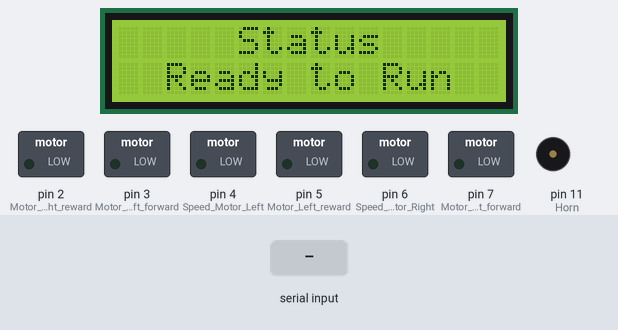
Simulated run of this sketch. Board: Arduino Uno, built with avr-gcc and run on an emulated ATmega328P. Parts: 16×2 character LCD, switched loads named in the sketch (green lamp = pin HIGH), buzzer (waves = sounding, pin HIGH). The inputs (shaded band) are chosen by the test bench. What the sketch prints to the serial monitor is not drawn.

Above: at 1.2 s.
1.3 s: "F" received over the second serial link
At 1.6 s:
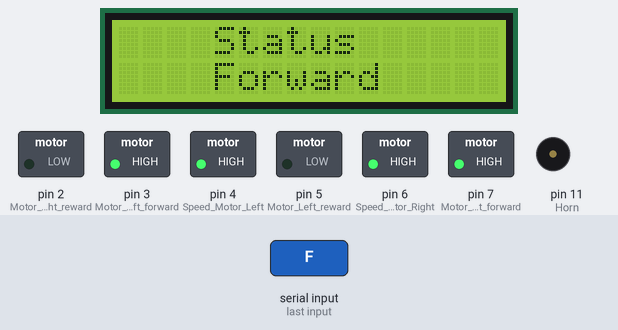
2.8 s: "B" received over the second serial link
At 3.9 s:
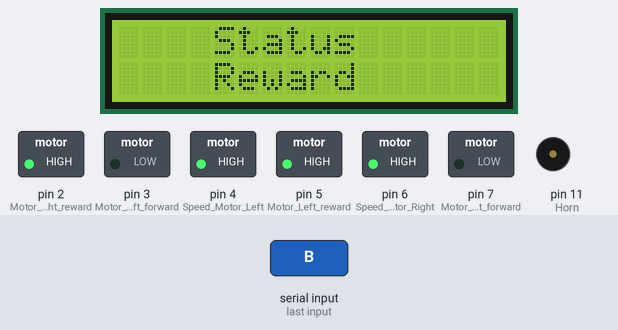
4.3 s: "I" received over the second serial link
At 5.1 s:
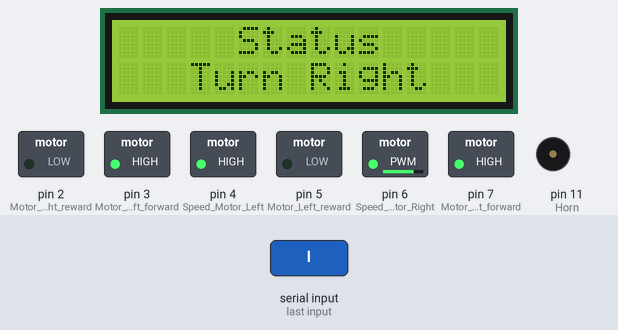
5.8 s: "R" received over the second serial link
At 6.2 s:
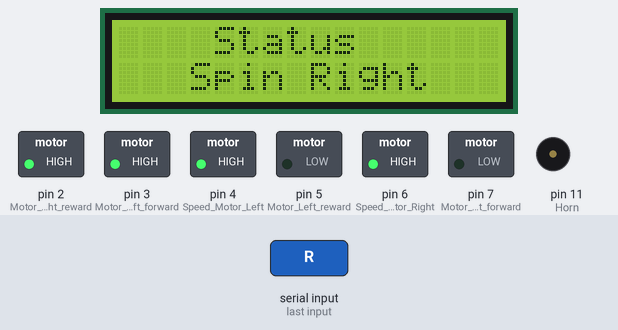
7.3 s: "L" received over the second serial link
At 8.5 s:
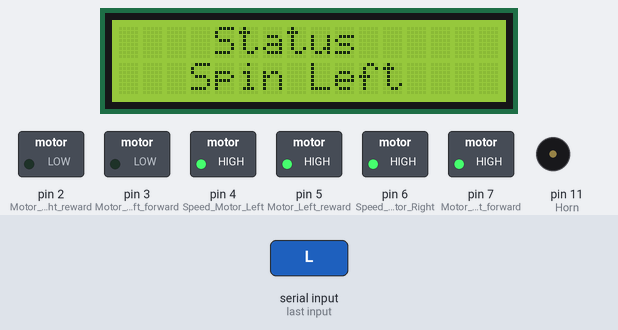
8.8 s: "H" received over the second serial link
At 9.7 s:
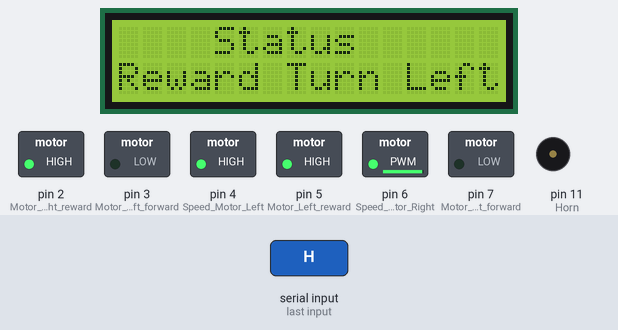
Timing chart, 0 to 11.3 s (numbered marks = the images above; inputs shaded):
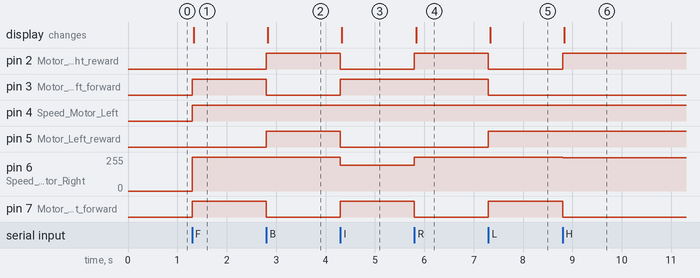

The sketch:

EX1_Car.ino
```cpp
#include <LiquidCrystal_I2C.h>
#include <Wire.h>
#include <SoftwareSerial.h>
SoftwareSerial BTSerial(9, 10);           // TX | RX  สำหรับรับค่าจาก bluetooth
LiquidCrystal_I2C lcd(0x3F,16,2);

int Speed_Motor_Left = 4;                 // pin สำหรับควบคุมความเร็วมอเตอร์ซ้าย
int Motor_Left_forward = 3;               // pin สำหรับกำหนดทิศทางการหมุนมอเตอร์ด้านซ้าย
int Motor_Left_reward = 5;                // pin สำหรับกำหนดทิศทางการหมุนมอเตอร์ด้านซ้าย
int Motor_Right_forward = 7;              // pin สำหรับกำหนดทิศทางการหมุนมอเตอร์ด้านขวา
int Motor_Right_reward = 2;               // pin สำหรับกำหนดทิศทางการหมุนมอเตอร์ด้านขวา
int Speed_Motor_Right = 6;                // pin สำหรับควบคุมความเร็วมอเตอร์ขวา
int Horn = 11;                            // pin สำหรับแตร
int Speed = 255;                          // ตัวแปรสำหรับเก็บค่าความเร็ว

void setup()
{
  Serial.begin(9600);                     // ความเร็วในการสื่อสารสำหรับคอมฯ
  BTSerial.begin(9600);                   // ความเร็วในการสื่อสารสำหรับ บลูทูธ

  Serial.println("     Status     ");
  Serial.println("  Ready to Run  ");

  lcd.begin();
  lcd.home();
  lcd.print("     Status     ");
  lcd.setCursor(0,1);
  lcd.print("  Ready to Run  ");

  pinMode(Motor_Left_forward, OUTPUT);    // กำหนด pin ให้ทำงานแบบ Output
  pinMode(Motor_Left_reward, OUTPUT);     // กำหนด pin ให้ทำงานแบบ Output
  pinMode(Speed_Motor_Left, OUTPUT);      // กำหนด pin ให้ทำงานแบบ Output
  pinMode(Motor_Right_forward, OUTPUT);   // กำหนด pin ให้ทำงานแบบ Output
  pinMode(Motor_Right_reward, OUTPUT);    // กำหนด pin ให้ทำงานแบบ Output
  pinMode(Speed_Motor_Right, OUTPUT);     // กำหนด pin ให้ทำงานแบบ Output
  pinMode(Horn, OUTPUT);                  // กำหนด pin ให้ทำงานแบบ Output
}

void loop()
{
  if (BTSerial.available()>0)             // ตรวจสอบว่า bluetooth มีการส่งค่ามาหรือไม่
  {
   char Control = BTSerial.read();        // อ่านค่าจาก bluetooth มาเก็บไว้ที่ ตัวแปร Control
   Serial.println(Control);               // แสดงค่า จาก bluetooth (ตัวแปร Control) ทาง Serial Monitor

   if(Control == 'F')                     // เมื่อค่าที่ bluetooth ส่งมาเป็น 'F'
       Forward();                         // หุ่นยนต์เดินหน้า
   if(Control == 'B')                     // เมื่อค่าที่ bluetooth ส่งมาเป็น 'B'
       Reward();                          // หุ่นยนต์ถอยหลัง
   if(Control == 'I')                     // เมื่อค่าที่ bluetooth ส่งมาเป็น 'I'
       Turn_right();                      // หุ่นยนต์เลี้ยวขวา
   if(Control == 'G')                     // เมื่อค่าที่ bluetooth ส่งมาเป็น 'G'
       Turn_left();                       // หุ่นยนต์เลี้ยวซ้าย
   if(Control == 'R')                     // เมื่อค่าที่ bluetooth ส่งมาเป็น 'R'
       Spin_right();                      // หุนยนต์หมุนขวา
   if(Control == 'L')                     // เมื่อค่าที่ bluetooth ส่งมาเป็น 'L'
       Spin_left();                       // หุ่นยนต์หมุนซ้าย
   if(Control == 'H')                     // เมื่อค่าที่ bluetooth ส่งมาเป็น 'H'
       Reward_turn_left();                // หุ่นยนต์ถอยหลังและเลี้ยวซ้าย
   if(Control == 'J')                     // เมื่อค่าที่ bluetooth ส่งมาเป็น 'J'
       Reward_turn_right();               // หุ่นยนต์ถอยหลังและเลี้ยวขวา
   if(Control == 'S')                     // เมื่อค่าที่ bluetooth ส่งมาเป็น 'S'
       Stop();                            // หุ่นยนต์หยุดเดิน

       /*else if(Control == '8')           // เมื่อค่าที่ bluetooth ส่งมาเป็น '8'
      {
        Speed = 180;                     // กำหนดความเร็ว = 180
      }
      else if(Control == '7')            // เมื่อค่าที่ bluetooth ส่งมาเป็น '7'
      {
        Speed = 160;                     // กำหนดความเร็ว = 160
      }
      else if(Control == '6')            // เมื่อค่าที่ bluetooth ส่งมาเป็น '6'
      {
        Speed = 140;                     // กำหนดความเร็ว = 140
      }
      else if(Control == '5')            // เมื่อค่าที่ bluetooth ส่งมาเป็น '5'
      {
        Speed = 120;                     // กำหนดความเร็ว = 120
      }
       else if(Control == '4')          // เมื่อค่าที่ bluetooth ส่งมาเป็น '4'
      {
        Speed = 100;                   // กำหนดความเร็ว = 100
      }
      else if(Control == '3')          // เมื่อค่าที่ bluetooth ส่งมาเป็น '3'
      {
        Speed = 80;                    // กำหนดความเร็ว = 80
      }
      else if(Control == '2')          // เมื่อค่าที่ bluetooth ส่งมาเป็น '2'
      {
        Speed = 60;                    // กำหนดความเร็ว = 60
      }
      else if(Control == '1')          // เมื่อค่าที่ bluetooth ส่งมาเป็น '1'
      {
        Speed = 40;                    // กำหนดความเร็ว = 40
      }*/
    }
}

void Forward()                              // ฟังก์ชันสั่งให้หนุ่นยนต์เดินหน้า
{
  // สั่งให้มอเตอร์ซ้ายหมุนไปหน้า
  analogWrite(Speed_Motor_Left,Speed);      // กำหนดความเร็วมอเตอร์ ด้วยตัวแปร Speed
  digitalWrite(Motor_Left_forward,HIGH);   // สั่งให้มอเตอร์ซ้ายหมุนไปหน้า
  digitalWrite(Motor_Left_reward,LOW);

  // สั่งให้มอเตอร์ขวาหมุนไปหน้า
  analogWrite(Speed_Motor_Right,Speed);     // กำหนดความเร็วมอเตอร์ ด้วยตัวแปร Speed
  digitalWrite(Motor_Right_forward,HIGH);  // สั่งให้มอเตอร์ขวาหมุนไปหน้า
  digitalWrite(Motor_Right_reward,LOW);
  Serial.println("     Status     ");
  Serial.println("    Forward     ");
  lcd.home();
  lcd.print("    Status      ");
  lcd.setCursor(0,1);
  lcd.print("    Forward     ");            // แสดงค่าที่จอ LCD ว่าหุ่นยนต์กำลังเดินหน้า
}

void Reward()                               // ฟังก์ชันสั่งให้หุ่นยนต์ถอยหลัง
{
  // สั่งให้มอเตอร์ซ้ายหมุนไปกลับหลัง
  analogWrite(Speed_Motor_Left,Speed);      // กำหนดความเร็วมอเตอร์ ด้วยตัวแปร Speed
  digitalWrite(Motor_Left_forward,LOW);
  digitalWrite(Motor_Left_reward,HIGH);    // สั่งให้มอเตอร์ซ้ายหมุนกลับหลัง

  // สั่งให้มอเตอร์ขวาหมุนกลับหลัง
  analogWrite(Speed_Motor_Right,Speed);     // กำหนดความเร็วมอเตอร์ ด้วยตัวแปร Speed
  digitalWrite(Motor_Right_forward,LOW);
  digitalWrite(Motor_Right_reward,HIGH);   // สั่งให้มอเตอร์ขวาหมุนกลับหลัง
  Serial.println("     Status     ");
  Serial.println("     Reward     ");
  lcd.home();
  lcd.print("    Status      ");
  lcd.setCursor(0,1);
  lcd.print("    Reward     ");             // แสดงค่าที่จอ LCD ว่าหุ่นยนต์กำลังถอยหลัง
}

void Turn_left()                                // ฟังก์ชันสั่งให้หุนยนต์เลี้ยวซ้าย
{
  // สำหรับคำนวณความเร็วในการเลี้ยวซ้าย
  int Speed_right = Speed + (Speed/2);
  if (Speed_right > 255)
      Speed_right = 250;
  analogWrite(Speed_Motor_Left,Speed-60);       // กำหนดความเร็วมอเตอร์ ด้วยตัวแปร Speed
  digitalWrite(Motor_Left_forward, HIGH);       // สั่งให้มอเตอร์ซ้ายหมุนไปหน้า
  digitalWrite(Motor_Left_reward, LOW);
  analogWrite(Speed_Motor_Right,Speed_right);   // กำหนดความเร็วมอเตอร์ ด้วยตัวแปร Speed_right
  digitalWrite(Motor_Right_forward, HIGH);      // สั่งให้มอเตอร์ขวาหมุนไปหน้า
  digitalWrite(Motor_Right_reward, LOW);
  Serial.println("     Status     ");
  Serial.println("   Turn Left    ");
  lcd.home();
  lcd.print("     Status     ");
  lcd.setCursor(0,1);
  lcd.print("   Turn Left    ");                // แสดงค่าที่จอ LCD ว่าหุ่นยนต์กำลังเลี้ยวซ้าย
}

void Turn_right()                               // ฟังก์ชันสั่งให้หุนยนต์เลี้ยวขวา
{
  // สำหรับคำนวณความเร็วในการเลี้ยวขวา
  int Speed_left = Speed + (Speed/2);
  if (Speed_left > 255)
      Speed_left = 250;
  analogWrite(Speed_Motor_Left,Speed_left);     // กำหนดความเร็วมอเตอร์ ด้วยตัวแปร Speed_left
  digitalWrite(Motor_Left_forward, HIGH);       // สั่งให้มอเตอร์ซ้ายหมุนไปหน้า
  digitalWrite(Motor_Left_reward, LOW);
  analogWrite(Speed_Motor_Right,Speed-60);      // กำหนดความเร็วมอเตอร์ ด้วยตัวแปร Speed
  digitalWrite(Motor_Right_forward, HIGH);      // สั่งให้มอเตอร์ขวาหมุนไปหน้า
  digitalWrite(Motor_Right_reward, LOW);
  Serial.println("     Status     ");
  Serial.println("   Turn Right   ");
  lcd.home();
  lcd.print("     Status     ");
  lcd.setCursor(0,1);
  lcd.print("   Turn Right   ");                // แสดงค่าที่จอ LCD ว่าหุ่นยนต์กำลังเลี้ยวขวา
}

void Reward_turn_left()                             // ฟังก์ชันสั่งให้หุ่นยนต์ถอยหลังซ้าย
{
    int Speed_trun_left = Speed + (Speed/2);
    if (Speed_trun_left > 255)
        Speed_trun_left = 250;
    // สั่งให้มอเตอร์ซ้ายหมุนไปกลับหลัง
    analogWrite(Speed_Motor_Left,Speed-60);         // กำหนดความเร็วมอเตอร์ ด้วยตัวแปร Speed
    digitalWrite(Motor_Left_forward, LOW);
    digitalWrite(Motor_Left_reward, HIGH);   	    // สั่งให้มอเตอร์ซ้ายหมุนกลับหลัง
    // สั่งให้มอเตอร์ขวาหมุนกลับหลัง
    analogWrite(Speed_Motor_Right,Speed_trun_left); // กำหนดความเร็วมอเตอร์ ด้วยตัวแปร Speed_trun_left
    digitalWrite(Motor_Right_forward, LOW);
    digitalWrite(Motor_Right_reward, HIGH);  	    // สั่งให้มอเตอร์ขวาหมุนกลับหลัง
    Serial.println("     Status     ");
    Serial.println("Reward Turn Left");
    lcd.home();
    lcd.print("    Status      ");
    lcd.setCursor(0,1);
    lcd.print("Reward Turn Left");                  // แสดงค่าที่จอ LCD ว่าหุ่นยนต์กำลังถอยหลังซ้าย
}

void Reward_turn_right()                            // ฟังก์ชันสั่งให้หุ่นยนต์ถอยหลังขวา
{
  int Speed_trun_right = Speed + (Speed/2);
  if (Speed_trun_right > 255)
     Speed_trun_right = 250;
  // สั่งให้มอเตอร์ซ้ายหมุนไปกลับหลัง
  analogWrite(Speed_Motor_Left,Speed_trun_right);   // กำหนดความเร็วมอเตอร์ ด้วยตัวแปร Speed_trun_right
  digitalWrite(Motor_Left_forward, LOW);
  digitalWrite(Motor_Left_reward, HIGH);            // สั่งให้มอเตอร์ซ้ายหมุนกลับหลัง
  // สั่งให้มอเตอร์ขวาหมุนกลับหลัง
  analogWrite(Speed_Motor_Right,Speed - 30);        // กำหนดความเร็วมอเตอร์ ด้วยตัวแปร Speed
  digitalWrite(Motor_Right_forward, LOW);
  digitalWrite(Motor_Right_reward, HIGH);           // สั่งให้มอเตอร์ขวาหมุนกลับหลัง
  Serial.println("     Status     ");
  Serial.println("Reward TurnRight");
  lcd.home();
  lcd.print("    Status      ");
  lcd.setCursor(0,1);
  lcd.print("Reward TurnRight");                    // แสดงค่าที่จอ LCD ว่าหุ่นยนต์กำลังถอยหลังขวา
}

void Spin_left()                                    // ฟังก์ชันสั่งให้หุนยนต์หมุนซ้าย
{
  analogWrite(Speed_Motor_Left,Speed);              // กำหนดความเร็วมอเตอร์ ด้วยตัวแปร Speed
  digitalWrite(Motor_Left_forward, LOW);
  digitalWrite(Motor_Left_reward, HIGH);            // สั่งให้มอเตอร์ซ้ายหมุนกลับหลัง

  analogWrite(Speed_Motor_Right,Speed);             // กำหนดความเร็วมอเตอร์ ด้วยตัวแปร Speed
  digitalWrite(Motor_Right_forward, HIGH);          // สั่งให้มอเตอร์ขวาหมุนไปหน้า
  digitalWrite(Motor_Right_reward, LOW);
  Serial.println("     Status     ");
  Serial.println("   Spin Left    ");
  lcd.home();
  lcd.print("    Status      ");
  lcd.setCursor(0,1);
  lcd.print("   Spin Left    ");                  // แสดงค่าที่จอ LCD ว่าหุ่นยนต์กำลังหมุนซ้าย
}

void Spin_right()                                   // ฟังก์ชันสั่งให้หุนยนต์หมุนขวา
{
  analogWrite(Speed_Motor_Left,Speed);              // กำหนดความเร็วมอเตอร์ ด้วยตัวแปร Speed
  digitalWrite(Motor_Left_forward, HIGH);           // สั่งให้มอเตอร์ซ้ายหมุนไปหน้า
  digitalWrite(Motor_Left_reward, LOW);
  analogWrite(Speed_Motor_Right,Speed);             // กำหนดความเร็วมอเตอร์ ด้วยตัวแปร Speed
  digitalWrite(Motor_Right_forward, LOW);
  digitalWrite(Motor_Right_reward, HIGH);           // สั่งให้มอเตอร์ขวาหมุนกลับหลัง
  Serial.println("     Status     ");
  Serial.println("   Spin Right   ");
  lcd.home();
  lcd.print("    Status      ");
  lcd.setCursor(0,1);
  lcd.print("   Spin Right   ");                    // แสดงค่าที่จอ LCD ว่าหุ่นยนต์กำลังหมุนขวา
}

void Stop()                                         // ฟังก์ชันสั่งให้หุนยนต์หยุดเดิน
{
  analogWrite(Speed_Motor_Left,0);                  // กำหนดความเร็วมอเตอร์ = 0
  digitalWrite(Motor_Left_forward, LOW);            // มอเตอร์หยุดหมุน
  digitalWrite(Motor_Left_reward, LOW);             // มอเตอร์หยุดหมุน

  analogWrite(Speed_Motor_Right,0);                 // กำหนดความเร็วมอเตอร์ = 0
  digitalWrite(Motor_Right_forward, LOW);           // มอเตอร์หยุดหมุน
  digitalWrite(Motor_Right_reward, LOW);            // มอเตอร์หยุดหมุน
}
```

Measured:
- after the input at 1.3 s, pin 3 (Motor_Left_forward), pin 4 (Speed_Motor_Left), pin 7 (Motor_Right_forward): LOW → HIGH at once; pin 6 (Speed_Motor_Right): 0/255 → 255/255 at once; the display: changes at once (image 1)
- after the input at 2.8 s, pin 2 (Motor_Right_reward), pin 5 (Motor_Left_reward): LOW → HIGH at once; pin 3 (Motor_Left_forward), pin 7 (Motor_Right_forward): HIGH → LOW at once; the display: changes at once (image 2)
- after the input at 4.3 s, pin 2 (Motor_Right_reward), pin 5 (Motor_Left_reward): HIGH → LOW at once; pin 3 (Motor_Left_forward), pin 7 (Motor_Right_forward): LOW → HIGH at once; pin 6 (Speed_Motor_Right): 255/255 → 195/255 at once; the display: changes at once (image 3)
- after the input at 5.8 s, pin 2 (Motor_Right_reward): LOW → HIGH at once; pin 6 (Speed_Motor_Right): 195/255 → 255/255 at once; pin 7 (Motor_Right_forward): HIGH → LOW at once; the display: changes at once (image 4)
- after the input at 7.3 s, pin 2 (Motor_Right_reward), pin 3 (Motor_Left_forward): HIGH → LOW at once; pin 5 (Motor_Left_reward), pin 7 (Motor_Right_forward): LOW → HIGH at once; the display: changes at once (image 5)
- after the input at 8.8 s, pin 2 (Motor_Right_reward): LOW → HIGH at once; pin 6 (Speed_Motor_Right): 255/255 → 250/255 at once; pin 7 (Motor_Right_forward): HIGH → LOW at once; the display: changes at once (image 6)
